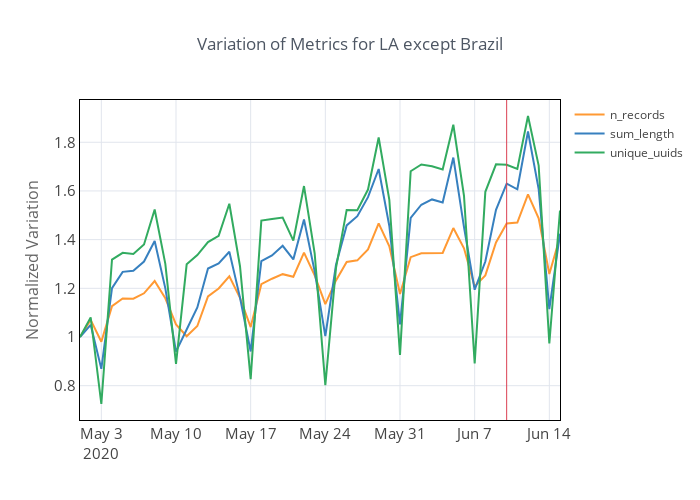

The cell this chart's notebook holds for it:
### Code cell
d = (records.set_index('date')
     .sort_index()[['n_records', 'sum_length']]
     .merge(unique.set_index('date')[['unique_uuids']], right_index=True, left_index=True))
d.divide(d.iloc[0]).iplot(
    theme='custom',
    title='Variation of Metrics for LA except Brazil',
    yTitle='Normalized Variation fixed in May 1',
    vline=pd.Timestamp(year=2020, month=6, day=10)
)

### Figure 1 — Plotly figure (JSON) as saved in the notebook; plotly's stock layout.template omitted (floating-point values rounded to 4 significant figures)
{"data": [{"line": {"color": "rgba(255, 153, 51, 1.0)", "dash": "solid", "shape": "linear", "width": 2}, "mode": "lines", "name": "n_records", "text": "", "type": "scatter", "x": ["2020-05-01", "2020-05-02", "2020-05-03", "2020-05-04", "2020-05-05", "2020-05-06", "2020-05-07", "2020-05-08", "2020-05-09", "2020-05-10", "2020-05-11", "2020-05-12", "2020-05-13", "2020-05-14", "2020-05-15", "2020-05-16", "2020-05-17", "2020-05-18", "2020-05-19", "2020-05-20", "2020-05-21", "2020-05-22", "2020-05-23", "2020-05-24", "2020-05-25", "2020-05-26", "2020-05-27", "2020-05-28", "2020-05-29", "2020-05-30", "2020-05-31", "2020-06-01", "2020-06-02", "2020-06-03", "2020-06-04", "2020-06-05", "2020-06-06", "2020-06-07", "2020-06-08", "2020-06-09", "2020-06-10", "2020-06-11", "2020-06-12", "2020-06-13", "2020-06-14", "2020-06-15"], "y": [1, 1.07, 0.9803, 1.127, 1.158, 1.157, 1.179, 1.23, 1.159, 1.052, 1.003, 1.045, 1.167, 1.199, 1.249, 1.161, 1.041, 1.217, 1.239, 1.258, 1.248, 1.347, 1.253, 1.135, 1.232, 1.308, 1.315, 1.36, 1.467, 1.373, 1.176, 1.328, 1.344, 1.344, 1.345, 1.448, 1.365, 1.208, 1.253, 1.388, 1.466, 1.47, 1.586, 1.487, 1.259, 1.411]}, {"line": {"color": "rgba(55, 128, 191, 1.0)", "dash": "solid", "shape": "linear", "width": 2}, "mode": "lines", "name": "sum_length", "text": "", "type": "scatter", "x": ["2020-05-01", "2020-05-02", "2020-05-03", "2020-05-04", "2020-05-05", "2020-05-06", "2020-05-07", "2020-05-08", "2020-05-09", "2020-05-10", "2020-05-11", "2020-05-12", "2020-05-13", "2020-05-14", "2020-05-15", "2020-05-16", "2020-05-17", "2020-05-18", "2020-05-19", "2020-05-20", "2020-05-21", "2020-05-22", "2020-05-23", "2020-05-24", "2020-05-25", "2020-05-26", "2020-05-27", "2020-05-28", "2020-05-29", "2020-05-30", "2020-05-31", "2020-06-01", "2020-06-02", "2020-06-03", "2020-06-04", "2020-06-05", "2020-06-06", "2020-06-07", "2020-06-08", "2020-06-09", "2020-06-10", "2020-06-11", "2020-06-12", "2020-06-13", "2020-06-14", "2020-06-15"], "y": [1, 1.05, 0.8691, 1.201, 1.268, 1.272, 1.31, 1.394, 1.2, 0.94, 1.031, 1.121, 1.281, 1.302, 1.35, 1.162, 0.9405, 1.311, 1.335, 1.375, 1.319, 1.482, 1.27, 1.003, 1.297, 1.458, 1.496, 1.575, 1.69, 1.456, 1.052, 1.49, 1.543, 1.565, 1.553, 1.737, 1.451, 1.194, 1.31, 1.523, 1.63, 1.607, 1.844, 1.608, 1.114, 1.425]}, {"line": {"color": "rgba(50, 171, 96, 1.0)", "dash": "solid", "shape": "linear", "width": 2}, "mode": "lines", "name": "unique_uuids", "text": "", "type": "scatter", "x": ["2020-05-01", "2020-05-02", "2020-05-03", "2020-05-04", "2020-05-05", "2020-05-06", "2020-05-07", "2020-05-08", "2020-05-09", "2020-05-10", "2020-05-11", "2020-05-12", "2020-05-13", "2020-05-14", "2020-05-15", "2020-05-16", "2020-05-17", "2020-05-18", "2020-05-19", "2020-05-20", "2020-05-21", "2020-05-22", "2020-05-23", "2020-05-24", "2020-05-25", "2020-05-26", "2020-05-27", "2020-05-28", "2020-05-29", "2020-05-30", "2020-05-31", "2020-06-01", "2020-06-02", "2020-06-03", "2020-06-04", "2020-06-05", "2020-06-06", "2020-06-07", "2020-06-08", "2020-06-09", "2020-06-10", "2020-06-11", "2020-06-12", "2020-06-13", "2020-06-14", "2020-06-15"], "y": [1, 1.08, 0.7248, 1.318, 1.346, 1.341, 1.38, 1.524, 1.3, 0.8896, 1.299, 1.336, 1.39, 1.416, 1.547, 1.291, 0.8269, 1.478, 1.484, 1.491, 1.396, 1.62, 1.343, 0.8025, 1.284, 1.522, 1.521, 1.606, 1.82, 1.563, 0.9265, 1.681, 1.709, 1.701, 1.688, 1.872, 1.58, 0.8917, 1.596, 1.71, 1.708, 1.691, 1.908, 1.704, 0.9732, 1.52]}], "layout": {"height": 500, "legend": {"bgcolor": "#FFFFFF", "bordercolor": "#444444", "borderwidth": 0, "font": {"size": 12}, "itemclick": "toggle", "itemdoubleclick": "toggleothers", "itemsizing": "trace", "traceorder": "normal"}, "paper_bgcolor": "#FFFFFF", "plot_bgcolor": "#FFFFFF", "shapes": [{"line": {"color": "#db4052", "dash": "solid", "width": 1}, "type": "line", "x0": "2020-06-10T00:00:00", "x1": "2020-06-10T00:00:00", "xref": "x", "y0": 0, "y1": 1, "yref": "paper"}], "title": "Variation of Metrics for LA except Brazil", "title_x": 0.5, "titlefont": {"color": "#4D5663", "size": 17}, "width": 700, "xaxis": {"automargin": true, "gridcolor": "#E1E5ED", "linecolor": "#000000", "mirror": "ticks", "showline": true, "tickfont": {"size": 15}, "title": "", "titlefont": {"color": "#666666", "size": 16}, "zerolinecolor": "#000000", "zerolinewidth": 2}, "yaxis": {"automargin": true, "gridcolor": "#E1E5ED", "linecolor": "#000000", "mirror": "ticks", "showline": true, "tickfont": {"size": 15}, "title": "Normalized Variation", "titlefont": {"color": "#666666", "size": 16}, "zerolinecolor": "#000000", "zerolinewidth": 2}}}
